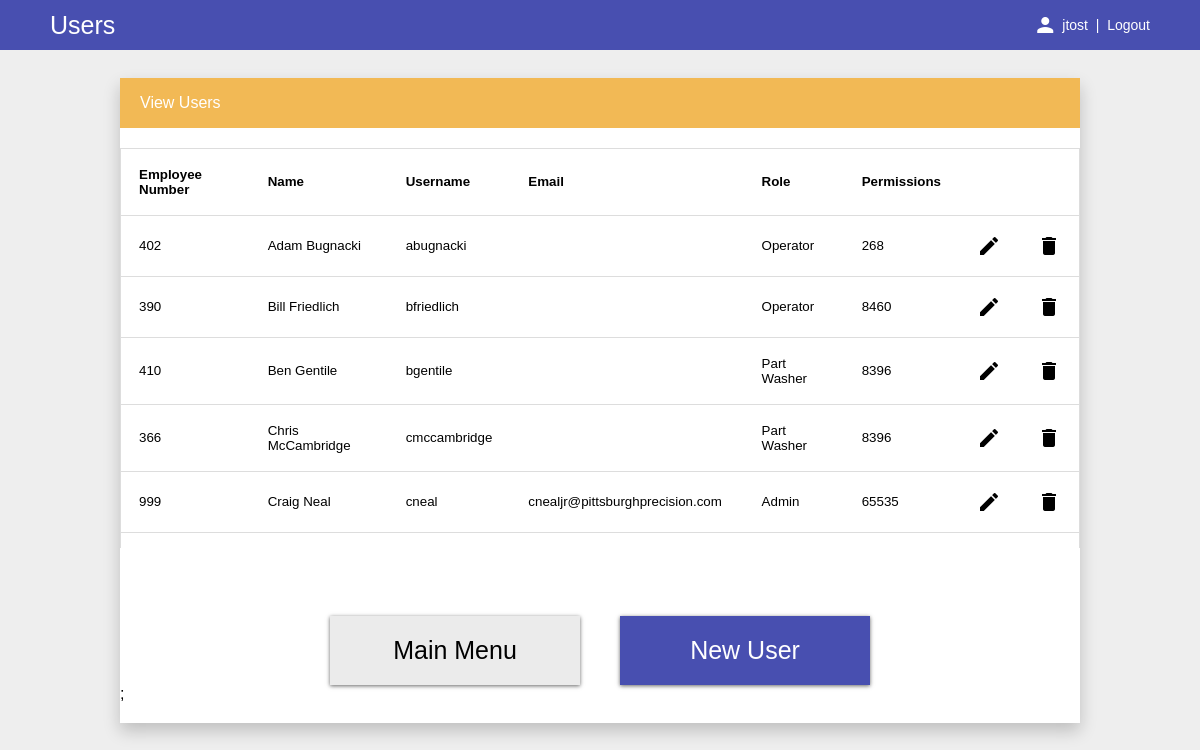
The page /user/user.php (signed in) on the database its author committed.
### tables this page shows
CREATE TABLE `user` (
  `employeeNumber` int(11) NOT NULL,
  `username` varchar(16) NOT NULL,
  `password` varchar(16) NOT NULL,
  `roles` int(11) NOT NULL,
  `permissions` int(11) NOT NULL DEFAULT '0',
  `firstName` varchar(16) NOT NULL,
  `lastName` varchar(16) NOT NULL,
  `email` varchar(32) NOT NULL
);

### common/authentication.php (called while the page is built, shortened)
<?php
require_once 'userInfo.php';
class Authentication
{
   static public function isAuthenticated()
   {
      return (isset($_SESSION["authenticated"]) && ($_SESSION["authenticated"] == true));
   }
   static public function getAuthenticatedUser()
   {
      $authenticatedUser = null;
      if (isset($_SESSION["authenticatedUser"]) && ($_SESSION["authenticatedUser"] == true))
      {
         $authenticatedUser = UserInfo::loadByName($_SESSION["authenticatedUser"]);
      }
      return ($authenticatedUser);
   }
   static public function getPermissions()
   {
      $permissions = 0;
      if (isset($_SESSION["permissions"]))
      {
         $permissions= $_SESSION["permissions"];
      }
      return ($permissions);
   }
   static public function checkPermissions($permissionId)
   {
      $permission = Permission::getPermission($permissionId)->bits;
      $userPermissions = Authentication::getPermissions();
      return (($userPermissions & $permission) > 0);
   }
}
?>

### common/databaseKey.php (called while the page is built)
<?php
$SERVER = "localhost";
$USER = "root";
$PASSWORD = "";
$DATABASE = "pptp";
?>

### common/userInfo.php (called while the page is built, shortened)
<?php
require_once 'database.php';
require_once 'permissions.php';
require_once 'roles.php';
class UserInfo
{
   public $firstName;
   public $lastName;
   public static function load($employeeNumber)
   {
      $userInfo = null;
      $database = new PPTPDatabase();
      $database->connect();
      if ($database->isConnected())
      {
         $result = $database->getUser($employeeNumber);
         if ($result && ($row = $result->fetch_assoc()))
         {
            $userInfo = new UserInfo();
            $userInfo->initialize($row);
         }
      }
      return ($userInfo);
   }
   static public function loadByName($username)
   {
      $userInfo = null;
      $database = new PPTPDatabase();
      $database->connect();
      if ($database->isConnected())
      {
         $result = $database->getUserByName($username);
         if ($result && ($row = $result->fetch_assoc()))
         {
            $userInfo = new UserInfo();
            $userInfo->initialize($row);
         }
      }
      return ($userInfo);
   }
   public function getFullName()
   {
      return ($this->firstName . " " . $this->lastName);
   }
   private function initialize($row)
   {
      $this->employeeNumber = intval($row['employeeNumber']);
      $this->username = $row['username'];
      $this->roles = intval($row['roles']);
      $this->permissions = intval($row['permissions']);
      $this->firstName = $row['firstName'];
      $this->lastName = $row['lastName'];
      $this->email = $row['email'];
   }
}
?>

### common/database.php (called while the page is built, shortened)
<?php
require_once 'databaseKey.php';
class MySqlDatabase implements Database
{
   function __construct(
      $server,
      $user,
      $password,
      $database)
   {
      $this->server = $server;
      $this->user = $user;
      $this->password = $password;
      $this->database = $database;
   }
   public function connect()
   {
      $this->connection = new mysqli($this->server, $this->user, $this->password, $this->database);
      if ($this->connection->connect_error)
      {
      }
      else
      {
         $this->isConnected = true;
      }
   }
   public function isConnected()
   {
      return ($this->isConnected);
   }
   public function query(
      $query)
   {
      $result = NULL;
      if ($this->isConnected())
      {
         $result = $this->connection->query($query);
      }
      return ($result);
   }
   private $server = "";
   private $user = "";
   private $password = "";
   private $database = "";
   private $connection;
   private $isConnected = false;
}
class PPTPDatabase extends MySqlDatabase
{
   public function getUser($employeeNumber)
   {
      $query = "SELECT * FROM user WHERE employeeNumber = \"$employeeNumber\";";
      $result = $this->query($query);
      return ($result);
   }
   public function getUserByName($username)
   {
      $query = "SELECT * FROM user WHERE username = \"$username\";";
      $result = $this->query($query);
      return ($result);
   }
   public function getUsers()
   {
      $query = "SELECT * FROM user ORDER BY username ASC;";
      $result = $this->query($query);
      return ($result);
   }
}
?>

### common/permissions.php (called while the page is built, shortened)
<?php
class Permission
{
   public static function getPermissions()
   {
      if (Permission::$permissions == null)
      {
         Permission::$permissions =
            array(new Permission(Permission::VIEW_JOB,                "View job"),
                  new Permission(Permission::EDIT_JOB,                "Edit job"),
                  new Permission(Permission::VIEW_TIME_CARD,          "View time card"),
                  new Permission(Permission::EDIT_TIME_CARD,          "Edit time card"),
                  new Permission(Permission::VIEW_PART_WEIGHT_LOG,    "View part weight log"),
                  new Permission(Permission::EDIT_PART_WEIGHT_LOG,    "Edit part weight log"),
                  new Permission(Permission::VIEW_PART_WASHER_LOG,    "View part washer log"),
                  new Permission(Permission::EDIT_PART_WASHER_LOG,    "Edit part washer log"),
                  new Permission(Permission::VIEW_PART_INSPECTION,   "View part inspection"),
                  new Permission(Permission::VIEW_MACHINE_STATUS,     "View machine status"),
                  new Permission(Permission::VIEW_PRODUCTION_SUMMARY, "View production summary"),
                  new Permission(Permission::VIEW_USER,               "View user"),
                  new Permission(Permission::EDIT_USER,               "Edit user"),
                  new Permission(Permission::VIEW_OTHER_USERS,        "View other users"),
                  new Permission(Permission::APPROVE_TIME_CARDS,      "Approve time cards"),
                  new Permission(Permission::VIEW_SIGN,               "View digital signs"),
                  new Permission(Permission::EDIT_SIGN,               "Edit digital signs"),
            );
      }
      return (Permission::$permissions);
   }
   public static function getPermission($permissionId)
   {
      $permission = new Permission(Permission::UNKNOWN, "");
      if (($permissionId>= Permission::FIRST) && ($permissionId <= Permission::LAST))
      {
         $permission = Permission::getPermissions()[$permissionId - Permission::FIRST];
      }
      return ($permission);
   }
   public static function getBits(...$permissionIds)
   {
      $bits = Permission::NO_PERMISSIONS;
      foreach ($permissionIds as $permissionId)
      {
         $bits |=  Permission::getPermission($permissionId)->bits;
      }
      return ($bits);
   }
   private static $permissions = null;
   private function __construct($permissionId, $permissionName)
   {
      if ($permissionId > Permission::UNKNOWN)
      {
         $this->bits = (1 << ($permissionId - Permission::FIRST));
      }
      else
      {
         $this->bits = 0;
      }
   }
}

### common/roles.php (called while the page is built, shortened)
<?php
require_once 'permissions.php';
class Role
{
   public static function getRoles()
   {
      if (Role::$roles == null)
      {
         Role::$roles =
            array(new Role(Role::SUPER_USER, "Super User", Permission::ALL_PERMISSIONS),
                  new Role(Role::ADMIN, "Admin", Permission::ALL_PERMISSIONS),
                  new Role(Role::OPERATOR, "Operator", Permission::getBits(Permission::VIEW_TIME_CARD, Permission::EDIT_TIME_CARD, Permission::VIEW_PART_INSPECTION)),
                  new Role(Role::LABORER, "Laborer", Permission::getBits(Permission::VIEW_PART_WEIGHT_LOG, Permission::EDIT_PART_WEIGHT_LOG)),
                  new Role(Role::PART_WASHER, "Part Washer", Permission::getBits(Permission::VIEW_PART_WASHER_LOG, Permission::EDIT_PART_WASHER_LOG)));
      }
      return (Role::$roles);
   }
   public static function getRole($roleId)
   {
      $role = new Role(Role::UNKNOWN, "", Permission::NO_PERMISSIONS);
      if (($roleId >= Role::FIRST) && ($roleId <= Role::LAST))
      {
         $role = Role::getRoles()[$roleId - Role::FIRST];
      }
      return ($role);
   }
   private static $roles = null;
   private function __construct($roleId, $roleName, $defaultPermissions)
   {
      $this->roleName = $roleName;
   }
}

### user/viewUsers.php (the view, shortened to what this page needs)
<?php
require_once '../common/database.php';
require_once '../common/navigation.php';
require_once '../common/permissions.php';
require_once '../common/roles.php';
class ViewUsers
{
   public function getHtml()
   {
      $usersDiv = ViewUsers::usersDiv();
      $navBar = ViewUsers::navBar();
      $html =
<<<HEREDOC
      <div class="flex-vertical card-div">
         <div class="card-header-div">View Users</div>
         <div class="flex-vertical content-div" style="justify-content: flex-start; height:400px;">
               $usersDiv
         </div>
         $navBar;
      </div>
HEREDOC;
      return ($html);
   }
   public function render()
   {
      echo (ViewUsers::getHtml());
   }
   private function navBar()
   {
      $navBar = new Navigation();
      $navBar->start();
      $navBar->mainMenuButton();
      $navBar->highlightNavButton("New User", "onNewUser()", true);
      $navBar->end();
      return ($navBar->getHtml());
   }
   private function usersDiv()
   {
      $html =
<<<HEREDOC
         <div class="users-div">
            <table class="user-table">
               <tr>
                  <th>Employee Number</th>
                  <th>Name</th>
                  <th>Username</th>
                  <th>Email</th>
                  <th>Role</th>
                  <th>Permissions</th>
                  <th/>
                  <th/>
               </tr>
HEREDOC;
      $database = new PPTPDatabase();
      $database->connect();
      if ($database->isConnected())
      {
         $result = $database->getUsers();
         if ($result)
         {
            while ($row = $result->fetch_assoc())
            {
               $userInfo = UserInfo::load($row["employeeNumber"]);
               if ($userInfo)
               {
                  $roleName = Role::getRole($userInfo->roles)->roleName;
                  $viewEditIcon = "";
                  $deleteIcon = "";
                  if (Authentication::checkPermissions(Permission::EDIT_USER))
                  {
                     $viewEditIcon =
                        "<i class=\"material-icons pan-ticket-function-button\" onclick=\"onEditUser('$userInfo->employeeNumber')\">mode_edit</i>";
                     $deleteIcon =
                        "<i class=\"material-icons pan-ticket-function-button\" onclick=\"onDeleteUser('$userInfo->employeeNumber')\">delete</i>";
                  }
                  else
                  {
                     $viewEditIcon =
                        "<i class=\"material-icons table-function-button\" onclick=\"onViewUser('$userInfo->employeeNumber')\">visibility</i>";
                  }
                  $html .=
<<<HEREDOC
                     <tr>
                        <td>$userInfo->employeeNumber</td>
                        <td>{$userInfo->getFullName()}</td>
                        <td>$userInfo->username</td>
                        <td>$userInfo->email</td>
                        <td>$roleName</td>
                        <td>$userInfo->permissions</td>
                        <td>$viewEditIcon</td>
                        <td>$deleteIcon</td>
                     </tr>
HEREDOC;
               }
            }
         }
      }
      $html .=
<<<HEREDOC
            </table>
         </div>
HEREDOC;
      return ($html);
   }
}
?>

### user/user.php (shortened to what this page needs)
<?php
require_once '../common/authentication.php';
require_once '../common/database.php';
require_once '../common/header.php';
require_once '../common/userInfo.php';
require 'viewUsers.php';
function getView()
{
   $view = '';
   return ($view);
}
function processView($view)
{
   switch ($view)
   {
      case 'view_users':
      default:
         $page = new ViewUsers();
         $page->render();
         break;
   }
}
?>
<html>
<head>
<link rel="stylesheet" href="https://code.getmdl.io/1.3.0/material.indigo-blue.min.css"/>
<link rel="stylesheet" type="text/css" href="../common/flex.css"/>
<link rel="stylesheet" type="text/css" href="../common/common.css"/>
<link rel="stylesheet" type="text/css" href="user.css"/>
</head>
<body>
<?php Header::render("Users"); ?>
<div class="flex-horizontal" style="height: 700px;">
   <?php processView(getView())?>
</div>
</body>
</html>

### common/header.php
<?php
require_once 'authentication.php';
class Header
{
   public static function render($pageTitle)
   {
      echo
<<<HEREDOC
      <div class="header-div">
         <span class="page-title">$pageTitle</span>
HEREDOC;
      if (Authentication::isAuthenticated())
      {
         $username = Authentication::getAuthenticatedUser()->username;
         echo
<<<HEREDOC
            <div class="flex-horizontal">
               <i class="material-icons" style="margin-right:5px; color: #ffffff; font-size: 24px;">person</i>
               <div class="nav-username">$username&nbsp | &nbsp</div>
               <a class="nav-link" href="/pptp/home.php?action=logout">Logout</a>
            </div>
HEREDOC;
      }
      echo "</div>";
   }
}
?>

### common/navigation.php (shortened to what this page needs)
<?php
class Navigation
{
   public function getHtml()
   {
      return ($this->html);
   }
   public function start()
   {
      $this->html = "<div class=\"nav-div\">";
   }
   public function end()
   {
      $this->html .= "</div>";
   }
   public function highlightNavButton($text, $onClick, $wide)
   {
      $wideClass = $wide ? "nav-button-wide" : "";
      $this->html .=
<<<HEREDOC
      <button class="nav-button nav-button-highlight $wideClass" onclick="$onClick">
         $text
      </button>
HEREDOC;
   }
   public function mainMenuButton()
   {
      $this->html .=
      <<<HEREDOC
      <button class="nav-button nav-button-wide" onclick="location.href='../home.php'">
         Main Menu
      </button>
HEREDOC;
   }
   private $html = "";
}

### common/flex.css (style rules this page uses)
.flex-horizontal { display: flex; flex-direction: row; align-items:center; justify-content: center; }
.flex-vertical { display: flex; flex-direction: column; align-items:center; justify-content: center; }

### common/common.css (style rules this page uses)
body { margin: 0px; font-family: "lucida grande",tahoma,verdana,arial,sans-serif; background: #eee; }
.header-div { display: flex; flex-direction: row; justify-content: space-between; align-items: center; height: 50px; background: #484fb0; padding-left: 50px; padding-right: 50px; }
.page-title { font-size: 25px; color: #ffffff; }
.nav-username { font-size: 14px; color: #ffffff; }
.nav-link { font-size: 14px; color: #ffffff; text-decoration: none; }
.card-div { justify-content: flex-start; align-items: stretch; background: #ffffff; box-shadow: 0px 8px 16px 0px rgba(0,0,0,0.2); width: 80%; height: 625px; padding-bottom: 20px; }
.card-header-div { display: flex; flex-direction: row; justify-content: flex-start; align-items: center; background: #f2b955; font-size: 16px; color: #ffffff; padding-left: 20px; height: 50px; }
.content-div { flex-grow: 1; padding-top: 20px; height:400px }
.nav-div { display: flex; flex-direction: row; justify-content: center; align-items: center; }
.nav-button { border-width: 0; outline: none; box-shadow: 0 1px 4px rgba(0, 0, 0, .6); background-color: #ebebeb; cursor: pointer; color: #000000; font-family:"lucida grande",tahoma,verdana,arial,sans-serif; font-size: 25px; height: auto; width: 150px; padding: 20px 20px; margin-right: 20px; margin-left: 20px; }
.nav-button-highlight { background-color: #484fb0; color: #ffffff; }
.nav-button-wide { width: 250px; }
table { background: #ffffff; box-shadow: 0px 2px 2px 0px rgba(0,0,0,0.2); border-collapse:collapse; }
tr { border: 1px solid #dddddd; }
th, td { text-align: left; padding: 18px; font-size: 10pt; }

### user/user.css (style rules this page uses)
.users-div { overflow-y: scroll; height: 400px; }

### rows shown on the page
user: username "jtost"
user: employeeNumber "402", $userInfo->getFullName() "Adam Bugnacki", username "abugnacki", roles "Operator", permissions "268"
user: employeeNumber "390", $userInfo->getFullName() "Bill Friedlich", username "bfriedlich", roles "Operator", permissions "8460"
user: employeeNumber "410", $userInfo->getFullName() "Ben Gentile", username "bgentile", roles "Part Washer", permissions "8396"
user: employeeNumber "366", $userInfo->getFullName() "Chris McCambridge", username "cmccambridge", roles "Part Washer", permissions "8396"
user: employeeNumber "999", $userInfo->getFullName() "Craig Neal", username "cneal", email "cnealjr@pittsburghprecision.com", roles "Admin", permissions "65535"

### other values the page prints
$pageTitle "Users"
$text "New User"
